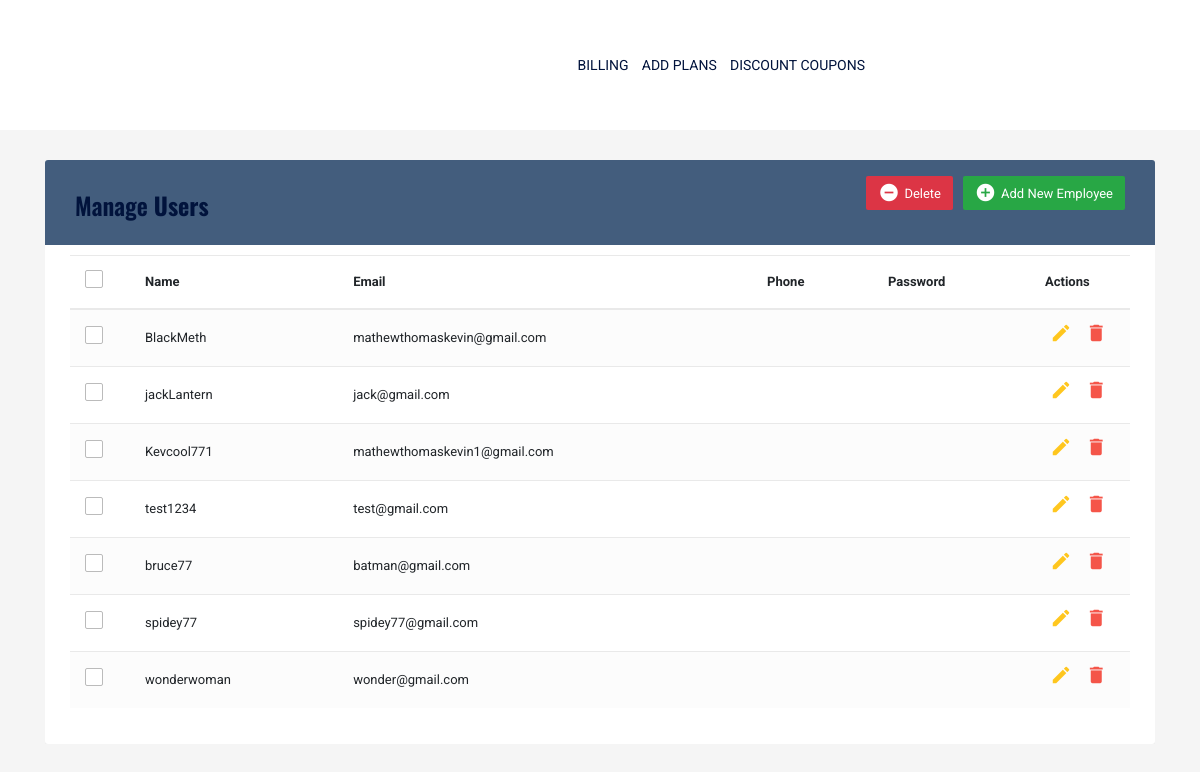
/billing.php, run on the app's committed database.
### tables this page shows
CREATE TABLE `users` (
  `id` int(10) NOT NULL,
  `fname` varchar(100) NOT NULL,
  `username` varchar(100) NOT NULL,
  `phone` varchar(30) NOT NULL,
  `email` varchar(100) NOT NULL,
  `pass` varchar(50) NOT NULL,
  `referral` varchar(10) NOT NULL,
  `wallet` float NOT NULL DEFAULT 0
);

### billing.php (the view, shortened to what this page needs)
<!doctype html>
<html class="no-js" lang="en">
<head>
<link rel="stylesheet" href="https://stackpath.bootstrapcdn.com/bootstrap/4.5.0/css/bootstrap.min.css">
<link rel="stylesheet" href="https://maxcdn.bootstrapcdn.com/font-awesome/4.7.0/css/font-awesome.min.css">
	<link rel="stylesheet" href="assets/css/flaticon.min.css">
	<link rel="stylesheet" href="assets/css/plugin.min.css">
    <link rel="stylesheet" href="assets/css/style.css">
</head>
<body>
  <header class='header-layout1'>
    <div class="container">
      <div class="row align-items-center" >
        <div class="col-4 col-lg-2 col-xl-2" data-aos="fade-right">
          <div class="header-logo">
          </div>
        </div>
        <div class="col-8 col-lg-9 col-xl-7 text-right" data-aos="fade-down">
          <nav class="main-menu">
            <ul>
              <li class="menu-item-has-children">
                <a href="billing.html">Billing </a>
              </li>
              <li class="menu-item-has-children">
                <a href="adminplans.html">Add Plans</a>
              </li>
              <li class="menu-item-has-children">
                <a href="discount.html">Discount Coupons</a>
              </li>
            </ul>
          </nav>
        </div>
      </div>
    </div>
  </header>
<?php
$mysqli = new mysqli('localhost', 'root', '', 'registration');
$query = "SELECT * FROM users";
?>
<div class="container-xl">
	<div class="table-responsive">
		<div class="table-wrapper">
			<div class="table-title">
				<div class="row">
					<div class="col-sm-6">
						<h2>Manage <b>Users</b></h2>
					</div>
					<div class="col-sm-6">
						<a href="#addEmployeeModal" class="btn btn-success" data-toggle="modal"><i class="material-icons">&#xE147;</i> <span>Add New Employee</span></a>
						<a href="#deleteEmployeeModal" class="btn btn-danger" data-toggle="modal"><i class="material-icons">&#xE15C;</i> <span>Delete</span></a>
					</div>
				</div>
			</div>
			<table class="table table-striped table-hover">
				<thead>
					<tr>
						<th>
							<span class="custom-checkbox">
								<label for="selectAll"></label>
							</span>
						</th>
						<th>Name</th>
						<th>Email</th>
						<th>Phone</th>
						<th>Password</th>
						<th>Actions</th>
					</tr>
				</thead>
				<tbody>
<?php
						  if ($result = $mysqli->query($query)) {
    while ($row = $result->fetch_assoc()) {
        $field1name = $row["username"];
        $field2name = $row["email"];
        $field3name = $row["phone_no"];
        $field4name = $row["password"];
        echo '<tr>
                        <td>
                            <span class="custom-checkbox">
                                <input type="checkbox" id="checkbox1" name="options[]" value="1">
                                <label for="checkbox1"></label>
                            </span>
                        </td>
                  <td>'.$field1name.'</td>
                  <td>'.$field2name.'</td>
                  <td>'.$field3name.'</td>
                  <td>'.$field4name.'</td>
                  <td>
                            <a href="#editEmployeeModal" class="edit" data-toggle="modal"><i class="material-icons" data-toggle="tooltip" title="Edit">&#xE254;</i></a>
                            <a href="#deleteEmployeeModal" class="delete" data-toggle="modal"><i class="material-icons" data-toggle="tooltip" title="Delete">&#xE872;</i></a>
                        </td>
              </tr>';
    }
}
?>
				</tbody>
			</table>
		</div>
	</div>
</div>
		</body>
		</html>

### billing.php (style rules this page uses)
body { color: #566787; background: #f5f5f5; font-size: 13px; }
.table-responsive { margin: 30px 0; }
.table-wrapper { background: #fff; padding: 20px 25px; border-radius: 3px; min-width: 1000px; box-shadow: 0 1px 1px rgba(0,0,0,.05); }
.table-title { padding-bottom: 15px; background: #435d7d; color: #fff; padding: 16px 30px; min-width: 100%; margin: -20px -25px 10px; border-radius: 3px 3px 0 0; }
.table-title h2 { margin: 5px 0 0; font-size: 24px; }
.table-title .btn { color: #fff; float: right; font-size: 13px; border: none; min-width: 50px; border-radius: 2px; border: none; outline: none !important; margin-left: 10px; }
.table-title .btn i { float: left; font-size: 21px; margin-right: 5px; }
.table-title .btn span { float: left; margin-top: 2px; }
table.table tr th, table.table tr td { border-color: #e9e9e9; padding: 12px 15px; vertical-align: middle; }
table.table tr th:first-child { width: 60px; }
table.table tr th:last-child { width: 100px; }
table.table-striped tbody tr:nth-of-type(odd) { background-color: #fcfcfc; }
table.table td:last-child i { opacity: 0.9; font-size: 22px; margin: 0 5px; }
table.table td a { font-weight: bold; color: #566787; display: inline-block; text-decoration: none; outline: none !important; }
table.table td a.edit { color: #FFC107; }
table.table td a.delete { color: #F44336; }
table.table td i { font-size: 19px; }
.custom-checkbox { position: relative; }
.custom-checkbox label:before { width: 18px; height: 18px; }
.custom-checkbox label:before { content: ''; margin-right: 10px; display: inline-block; vertical-align: text-top; background: white; border: 1px solid #bbb; border-radius: 2px; box-sizing: border-box; z-index: 2; }

### data on the page
users: username "BlackMeth", email "mathewthomaskevin@gmail.com"
users: username "jackLantern", email "jack@gmail.com"
users: username "Kevcool771", email "mathewthomaskevin1@gmail.com"
users: username "test1234", email "test@gmail.com"
users: username "bruce77", email "batman@gmail.com"
users: username "spidey77", email "spidey77@gmail.com"
users: username "wonderwoman", email "wonder@gmail.com"
